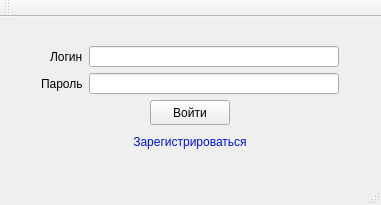
<?xml version="1.0" encoding="UTF-8"?>
<ui version="4.0">
 <class>LoginWindow</class>
 <widget class="QMainWindow" name="LoginWindow">
  <property name="geometry">
   <rect>
    <x>0</x>
    <y>0</y>
    <width>381</width>
    <height>205</height>
   </rect>
  </property>
  <property name="sizePolicy">
   <sizepolicy hsizetype="Fixed" vsizetype="Preferred">
    <horstretch>0</horstretch>
    <verstretch>0</verstretch>
   </sizepolicy>
  </property>
  <property name="minimumSize">
   <size>
    <width>0</width>
    <height>0</height>
   </size>
  </property>
  <property name="maximumSize">
   <size>
    <width>999999</width>
    <height>9999999</height>
   </size>
  </property>
  <property name="windowTitle">
   <string>MainWindow</string>
  </property>
  <property name="layoutDirection">
   <enum>Qt::LeftToRight</enum>
  </property>
  <widget class="QWidget" name="centralWidget">
   <layout class="QVBoxLayout" name="verticalLayout_6">
    <item>
     <spacer name="verticalSpacer">
      <property name="orientation">
       <enum>Qt::Vertical</enum>
      </property>
      <property name="sizeHint" stdset="0">
       <size>
        <width>20</width>
        <height>40</height>
       </size>
      </property>
     </spacer>
    </item>
    <item>
     <layout class="QGridLayout" name="gridLayout_2">
      <item row="1" column="1" alignment="Qt::AlignRight">
       <widget class="QLabel" name="label_2">
        <property name="text">
         <string>Пароль</string>
        </property>
       </widget>
      </item>
      <item row="1" column="2">
       <widget class="QLineEdit" name="lineEdit_2">
        <property name="minimumSize">
         <size>
          <width>250</width>
          <height>21</height>
         </size>
        </property>
        <property name="maximumSize">
         <size>
          <width>250</width>
          <height>21</height>
         </size>
        </property>
       </widget>
      </item>
      <item row="0" column="1" alignment="Qt::AlignRight">
       <widget class="QLabel" name="label">
        <property name="text">
         <string>Логин</string>
        </property>
       </widget>
      </item>
      <item row="0" column="2">
       <widget class="QLineEdit" name="lineEdit">
        <property name="minimumSize">
         <size>
          <width>250</width>
          <height>21</height>
         </size>
        </property>
        <property name="maximumSize">
         <size>
          <width>250</width>
          <height>21</height>
         </size>
        </property>
       </widget>
      </item>
      <item row="1" column="3">
       <spacer name="horizontalSpacer">
        <property name="orientation">
         <enum>Qt::Horizontal</enum>
        </property>
        <property name="sizeHint" stdset="0">
         <size>
          <width>40</width>
          <height>20</height>
         </size>
        </property>
       </spacer>
      </item>
      <item row="0" column="3">
       <spacer name="horizontalSpacer_2">
        <property name="orientation">
         <enum>Qt::Horizontal</enum>
        </property>
        <property name="sizeHint" stdset="0">
         <size>
          <width>40</width>
          <height>20</height>
         </size>
        </property>
       </spacer>
      </item>
      <item row="0" column="0">
       <spacer name="horizontalSpacer_3">
        <property name="orientation">
         <enum>Qt::Horizontal</enum>
        </property>
        <property name="sizeHint" stdset="0">
         <size>
          <width>40</width>
          <height>20</height>
         </size>
        </property>
       </spacer>
      </item>
      <item row="1" column="0">
       <spacer name="horizontalSpacer_4">
        <property name="orientation">
         <enum>Qt::Horizontal</enum>
        </property>
        <property name="sizeHint" stdset="0">
         <size>
          <width>40</width>
          <height>20</height>
         </size>
        </property>
       </spacer>
      </item>
     </layout>
    </item>
    <item>
     <layout class="QVBoxLayout" name="verticalLayout_3">
      <item alignment="Qt::AlignHCenter">
       <widget class="QPushButton" name="pushButton_4">
        <property name="minimumSize">
         <size>
          <width>80</width>
          <height>25</height>
         </size>
        </property>
        <property name="maximumSize">
         <size>
          <width>80</width>
          <height>16777215</height>
         </size>
        </property>
        <property name="cursor">
         <cursorShape>PointingHandCursor</cursorShape>
        </property>
        <property name="text">
         <string>Войти</string>
        </property>
        <property name="default">
         <bool>false</bool>
        </property>
        <property name="flat">
         <bool>false</bool>
        </property>
       </widget>
      </item>
      <item alignment="Qt::AlignHCenter">
       <widget class="QPushButton" name="pushButton_3">
        <property name="maximumSize">
         <size>
          <width>99999</width>
          <height>25</height>
         </size>
        </property>
        <property name="cursor">
         <cursorShape>PointingHandCursor</cursorShape>
        </property>
        <property name="mouseTracking">
         <bool>false</bool>
        </property>
        <property name="focusPolicy">
         <enum>Qt::ClickFocus</enum>
        </property>
        <property name="autoFillBackground">
         <bool>true</bool>
        </property>
        <property name="styleSheet">
         <string notr="true">color:rgb(0, 20, 205);
</string>
        </property>
        <property name="text">
         <string>Зарегистрироваться</string>
        </property>
        <property name="autoDefault">
         <bool>false</bool>
        </property>
        <property name="flat">
         <bool>true</bool>
        </property>
       </widget>
      </item>
     </layout>
    </item>
    <item>
     <spacer name="verticalSpacer_2">
      <property name="orientation">
       <enum>Qt::Vertical</enum>
      </property>
      <property name="sizeHint" stdset="0">
       <size>
        <width>20</width>
        <height>40</height>
       </size>
      </property>
     </spacer>
    </item>
   </layout>
  </widget>
  <widget class="QToolBar" name="mainToolBar">
   <attribute name="toolBarArea">
    <enum>TopToolBarArea</enum>
   </attribute>
   <attribute name="toolBarBreak">
    <bool>false</bool>
   </attribute>
  </widget>
  <widget class="QStatusBar" name="statusBar"/>
 </widget>
 <layoutdefault spacing="6" margin="11"/>
 <resources/>
 <connections/>
</ui>
